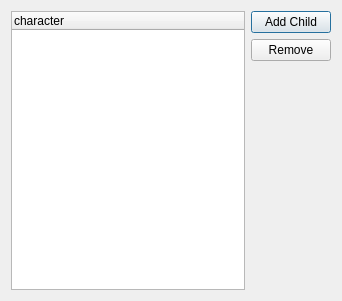
<?xml version="1.0" encoding="UTF-8"?>
<ui version="4.0">
 <class>Dialog</class>
 <widget class="QDialog" name="Dialog">
  <property name="geometry">
   <rect>
    <x>0</x>
    <y>0</y>
    <width>342</width>
    <height>301</height>
   </rect>
  </property>
  <property name="windowTitle">
   <string>Dialog</string>
  </property>
  <layout class="QGridLayout" name="gridLayout">
   <item row="0" column="0" rowspan="3">
    <widget class="QTreeWidget" name="treeWidget">
     <column>
      <property name="text">
       <string>character</string>
      </property>
     </column>
    </widget>
   </item>
   <item row="0" column="1">
    <widget class="QPushButton" name="pushButton">
     <property name="text">
      <string>Add Child</string>
     </property>
    </widget>
   </item>
   <item row="1" column="1">
    <widget class="QPushButton" name="pushButton_2">
     <property name="text">
      <string>Remove</string>
     </property>
    </widget>
   </item>
   <item row="2" column="1">
    <spacer name="verticalSpacer">
     <property name="orientation">
      <enum>Qt::Vertical</enum>
     </property>
     <property name="sizeHint" stdset="0">
      <size>
       <width>20</width>
       <height>222</height>
      </size>
     </property>
    </spacer>
   </item>
  </layout>
 </widget>
 <resources/>
 <connections/>
</ui>
